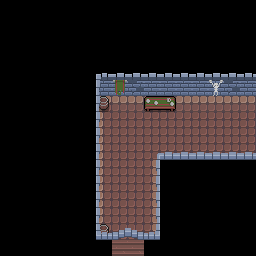

This is a level from a 2D game, rendered from its Tiled map with the project's own tilesets. A one-line summary and the complete map file follow:
An orthogonal 16x16 tile map with 16x16 px tiles, 3 tile layers (Background, Midground, Foreground), 3 tilesets and 6 objects (3x Goblin, 2x Torch, Chest).

<map version="1.2" tiledversion="1.3.4" orientation="orthogonal" renderorder="right-down" width="16" height="16" tilewidth="16" tileheight="16" infinite="0" nextlayerid="6" nextobjectid="17">
 <tileset firstgid="1" name="tilemap" tilewidth="16" tileheight="16" tilecount="72" columns="9">
  <image source="../assets/tilemap.png" width="144" height="128" />
 </tileset>
 <tileset firstgid="73" name="sprite" tilewidth="16" tileheight="16" tilecount="252" columns="28">
  <image source="../assets/spritesheet.png" width="448" height="144" />
 </tileset>
 <tileset firstgid="325" source="sprite.tsx" />
 <layer id="2" name="Background" width="16" height="16">
  <data encoding="csv">
0,0,0,0,0,0,0,0,0,0,0,0,0,0,0,0,
0,0,0,0,0,0,0,0,0,0,0,0,0,0,0,0,
0,0,0,0,0,0,0,0,0,0,0,0,0,0,0,0,
0,0,0,0,0,0,0,0,0,0,0,0,0,0,0,0,
0,0,0,0,0,0,0,0,0,0,0,0,0,0,0,0,
0,0,0,0,0,0,43,43,52,43,43,43,43,43,52,43,
0,0,0,0,0,0,16,17,17,17,17,17,17,17,17,17,
0,0,0,0,0,0,25,12,12,12,12,12,12,12,12,12,
0,0,0,0,0,0,25,12,12,12,12,12,12,12,12,12,
0,0,0,0,0,0,25,12,12,12,12,12,12,12,12,12,
0,0,0,0,0,0,25,12,12,27,0,0,0,0,0,0,
0,0,0,0,0,0,25,12,12,27,0,0,0,0,0,0,
0,0,0,0,0,0,25,12,12,27,0,0,0,0,0,0,
0,0,0,0,0,0,25,12,12,27,0,0,0,0,0,0,
0,0,0,0,0,0,25,12,12,27,0,0,0,0,0,0,
0,0,0,0,0,0,0,28,28,0,0,0,0,0,0,0
</data>
 </layer>
 <layer id="3" name="Midground" width="16" height="16">
  <data encoding="csv">
0,0,0,0,0,0,0,0,0,0,0,0,0,0,0,0,
0,0,0,0,0,0,0,0,0,0,0,0,0,0,0,0,
0,0,0,0,0,0,0,0,0,0,0,0,0,0,0,0,
0,0,0,0,0,0,0,0,0,0,0,0,0,0,0,0,
0,0,0,0,0,37,37,37,37,37,37,37,37,37,37,37,
0,0,0,0,0,37,0,4,0,0,0,0,0,14,0,0,
0,0,0,0,0,37,2,0,0,10,11,0,0,0,0,0,
0,0,0,0,0,37,0,0,0,0,0,0,0,0,0,0,
0,0,0,0,0,37,0,0,0,0,0,0,0,0,0,0,
0,0,0,0,0,37,0,0,0,0,0,0,0,0,0,0,
0,0,0,0,0,37,0,0,0,0,37,37,37,37,37,37,
0,0,0,0,0,37,0,0,0,0,37,0,0,0,0,0,
0,0,0,0,0,37,0,0,0,0,37,0,0,0,0,0,
0,0,0,0,0,37,0,0,0,0,37,0,0,0,0,0,
0,0,0,0,0,37,2,0,0,0,37,0,0,0,0,0,
0,0,0,0,0,0,0,0,0,0,0,0,0,0,0,0
</data>
 </layer>
 <objectgroup id="4" name="Sprites">
  <object id="11" name="Torch" gid="415" x="128.227" y="94.1481" width="16" height="16" />
  <object id="12" name="Torch" gid="415" x="189.932" y="94.4462" width="16" height="16" />
  <object id="13" name="Goblin" gid="353" x="192.913" y="129.025" width="16" height="16" />
  <object id="14" name="Goblin" gid="353" x="121.669" y="190.431" width="16" height="16" />
  <object id="15" name="Goblin" gid="353" x="122.862" y="140.054" width="16" height="16" />
  <object id="16" name="Chest" gid="359" x="118.092" y="106.072" width="16" height="16" />
 </objectgroup>
 <layer id="5" name="Foreground" width="16" height="16">
  <data encoding="csv">
0,0,0,0,0,0,0,0,0,0,0,0,0,0,0,0,
0,0,0,0,0,0,0,0,0,0,0,0,0,0,0,0,
0,0,0,0,0,0,0,0,0,0,0,0,0,0,0,0,
0,0,0,0,0,0,0,0,0,0,0,0,0,0,0,0,
0,0,0,0,0,0,56,57,57,57,57,57,57,57,57,57,
0,0,0,0,0,0,49,0,0,0,0,0,0,0,0,0,
0,0,0,0,0,0,49,0,0,0,0,0,0,0,0,0,
0,0,0,0,0,0,49,0,0,0,0,0,0,0,0,0,
0,0,0,0,0,0,49,0,0,0,0,0,0,0,0,0,
0,0,0,0,0,0,49,0,0,41,66,66,66,66,66,66,
0,0,0,0,0,0,49,0,0,50,0,0,0,0,0,0,
0,0,0,0,0,0,49,0,0,50,0,0,0,0,0,0,
0,0,0,0,0,0,49,0,0,50,0,0,0,0,0,0,
0,0,0,0,0,0,49,0,0,50,0,0,0,0,0,0,
0,0,0,0,0,0,65,62,63,69,0,0,0,0,0,0,
0,0,0,0,0,0,0,0,0,0,0,0,0,0,0,0
</data>
 </layer>
</map>
